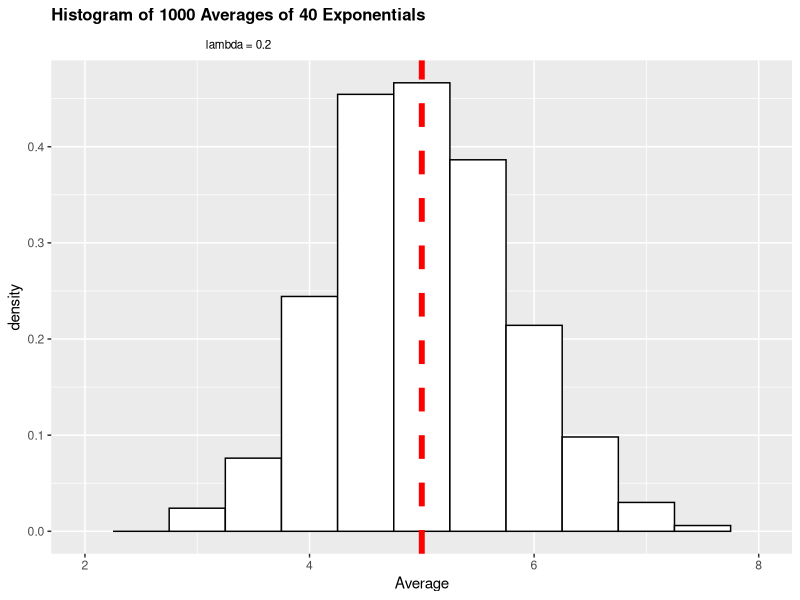
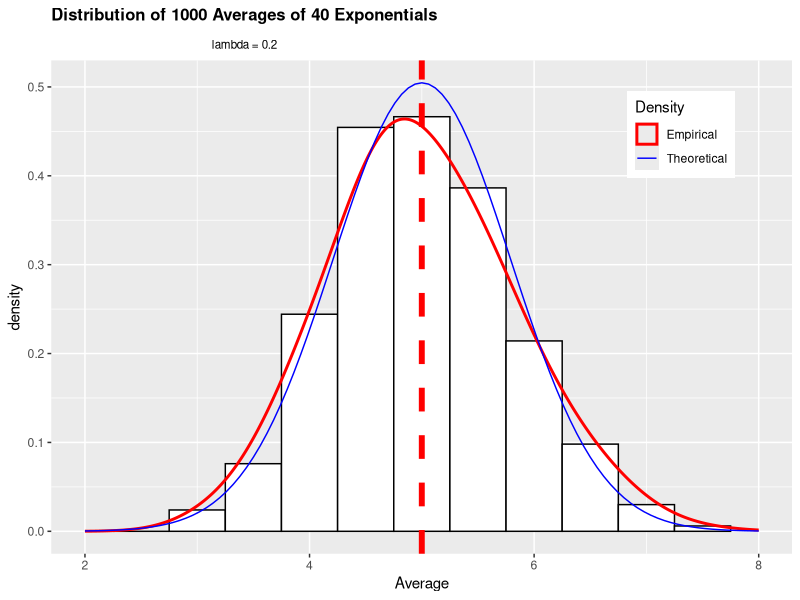
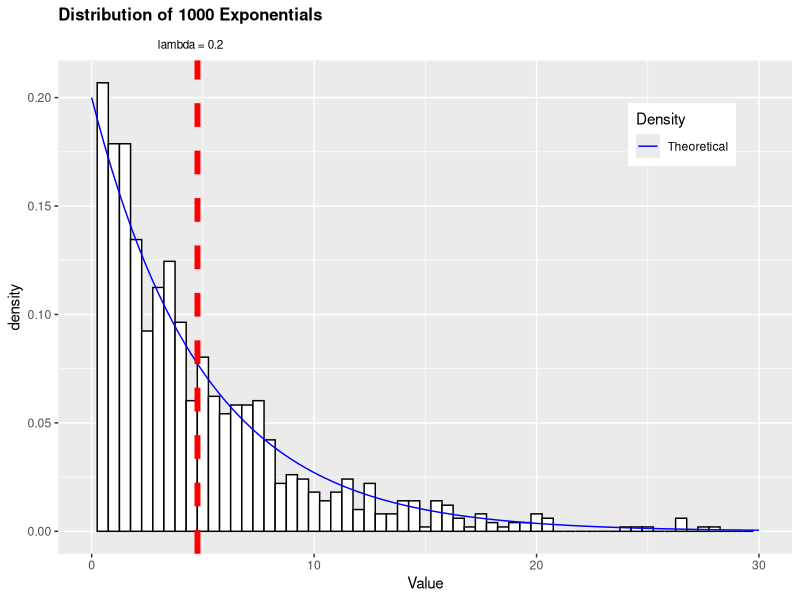

Write the R code that produced these figures, in order.
## ---- chunk 1
library(knitr)
library(markdown)
library(ggplot2)
set.seed(100)
## ---- chunk 2
lambda   <- 0.2
sim_runs <- 1000
size     <- 40
## ---- chunk 3
sim_mean = NULL
for (i in 1 : sim_runs) sim_mean = c(sim_mean, mean(rexp(size,lambda)))
## ---- chunk 4
m <- ggplot(as.data.frame(sim_mean), aes(x=sim_mean))
m <- m + geom_histogram(aes(y = ..density..), binwidth = 0.5, colour = "black", fill = "white") 
m <- m + geom_vline(aes(xintercept=mean(sim_mean)),  color="red", linetype="dashed", size=2)
m <- m + xlim(2,8) + labs(x = "Average")
m + ggtitle(expression(atop(bold("Histogram of 1000 Averages of 40 Exponentials"), scriptstyle("lambda = 0.2")))) +
    theme(plot.title = element_text(size = 12))         
## ---- chunk 5
m <- ggplot(as.data.frame(sim_mean), aes(x=sim_mean))
m <- m + geom_histogram(aes(y = ..density..), binwidth = 0.5, colour = "black", fill = "white") 
m <- m + geom_density(adjust=2, aes(colour="Empirical"), size=1)
m <- m + stat_function(fun = dnorm, args = list(mean = 1/lambda, sd = (1/lambda)/sqrt(size)),aes(colour = 'Theoretical'))
m <- m + geom_vline(aes(xintercept=mean(sim_mean)),  color="red", linetype="dashed", size=2)
m <- m + xlim(2,8) + labs(x = "Average") +scale_colour_manual(name = 'Density', values = c('red', 'blue')) 
suppressWarnings(m + ggtitle(expression(atop(bold("Distribution of 1000 Averages of 40 Exponentials"), scriptstyle("lambda = 0.2")))) +
    theme(plot.title = element_text(size = 12)) +  theme(legend.position = c(0.85, 0.85)))         
        
## ---- chunk 6
sim <- rexp(1000,lambda)
m <- ggplot(as.data.frame(sim), aes(x=sim))
m <- m + geom_histogram(aes(y = ..density..), binwidth = 0.5, colour = "black", fill = "white") 
m <- m + stat_function(fun = dexp, args = list(rate = lambda),aes(colour = 'Theoretical'))
m <- m + geom_vline(aes(xintercept=mean(sim)),  color="red", linetype="dashed", size=2)
m <- m  + labs(x = "Value") +scale_colour_manual(name = 'Density', values = c('blue'))  + xlim(0,30)
m + ggtitle(expression(atop(bold("Distribution of 1000 Exponentials"), scriptstyle("lambda = 0.2")))) +
    theme(plot.title = element_text(size = 12)) +  theme(legend.position = c(0.85, 0.85))  
